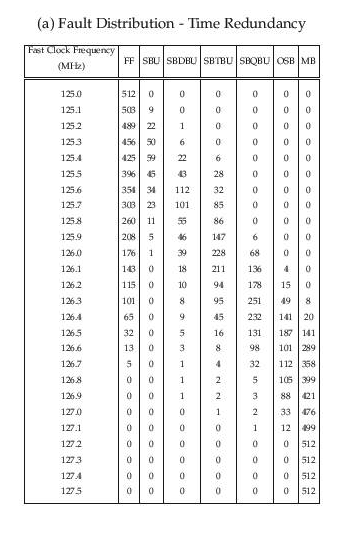
#> input picture img/neg1.png, 350 x 542 px; its folder holds only this picture in this run
$ python shape.py ../img/neg1.png   (Python 2 division)
#> lines starting #> are read from the running program, lines starting #| are printed output that depends on the picture; after the words box and inside, x2 and y2 are one past the last pixel; in counts of white or black regions, pixels touching at a corner belong together
import numpy as np
import cv2
from scipy import stats

import sys
fname = sys.argv[1]
img1 = cv2.imread(fname)
#> img1 is the input picture: shape (542, 350, 3); min 7, max 255, mean 241.5
gray = cv2.imread(fname, 0)
#> gray: shape (542, 350); min 7, max 255, mean 241.5
hsv = cv2.cvtColor(img1, cv2.COLOR_BGR2HSV)
#> hsv: shape (542, 350, 3); mean H, S, V 0, 0, 241.5


ret,thresh = cv2.threshold(gray,110,255,1)
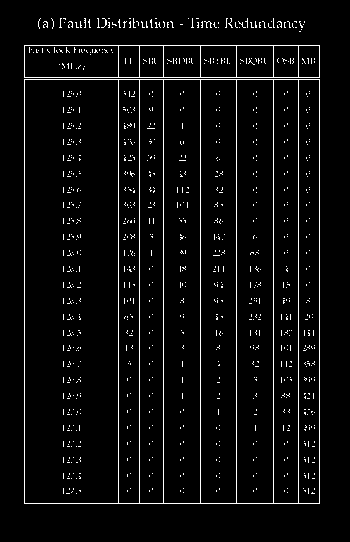
#> thresh: shape (542, 350); 4.3% white in thin lines or dots, all inside (x1, y1, x2, y2) = (24, 18, 320, 504)


img = cv2.medianBlur(gray,5)
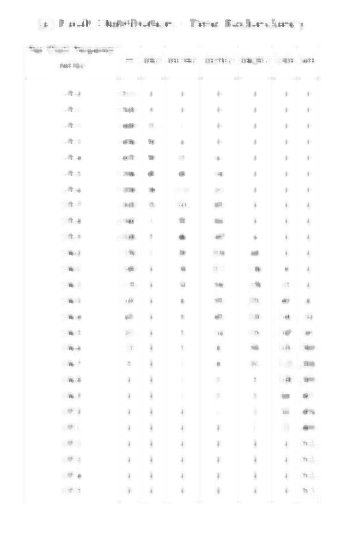
#> img: shape (542, 350); min 107, max 255, mean 252.3

ret,th1 = cv2.threshold(img,127,255,cv2.THRESH_BINARY)
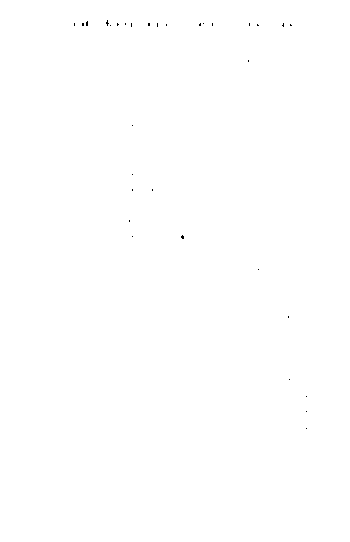
#> th1: shape (542, 350); 99.9% white; black in thin lines or dots, all inside (x1, y1, x2, y2) = (74, 20, 307, 429)
th2 = cv2.adaptiveThreshold(img,255,cv2.ADAPTIVE_THRESH_MEAN_C, cv2.THRESH_BINARY,11,2)
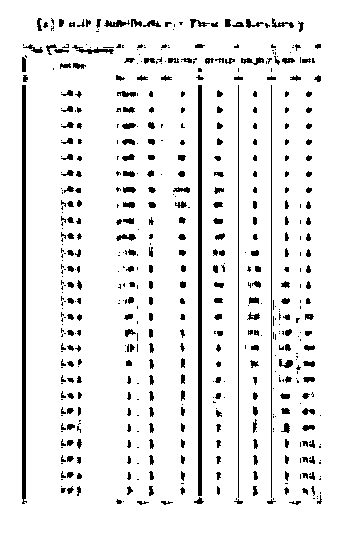
#> th2: shape (542, 350); 92.1% white; 557 black regions (278 under 20 px), largest, box (x1, y1, x2, y2) and area: (22, 85, 27, 504) 1668, (198, 85, 202, 496) 1644, (238, 85, 239, 498) 413
th3 = cv2.adaptiveThreshold(img,255,cv2.ADAPTIVE_THRESH_GAUSSIAN_C, cv2.THRESH_BINARY,11,2)
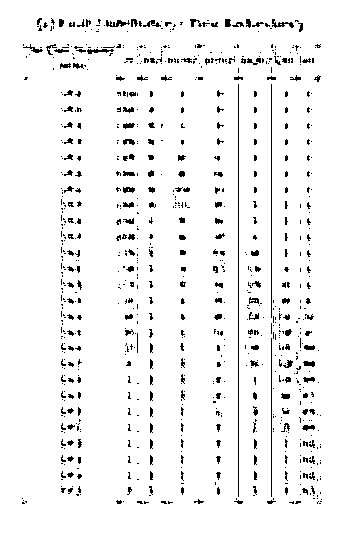
#> th3: shape (542, 350); 95% white; black in thin lines or dots, all inside (x1, y1, x2, y2) = (22, 18, 322, 504)


thresh = th3
contours,h = cv2.findContours(thresh,1,2)
#> contours = 943 contours, 632 with area under 20; largest, box (x1, y1, x2, y2) and area: (0, 0, 350, 542) 188809, (237, 83, 240, 498) 826, (270, 83, 273, 319) 468, (270, 337, 273, 498) 318, (105, 19, 131, 28) 134; h = 943 rows, first 6: [1, -1, -1, -1], [2, 0, -1, -1], [3, 1, -1, -1], [4, 2, -1, -1], [5, 3, -1, -1], [6, 4, -1, -1]

plots = {}


hdelta = 12
def getKey(clr):
    for k in plots.keys():
        if abs(k - clr) < hdelta:
            return k
    return clr

def dcnt(cnts):

    # global img1
    # img1 = img1.copy()
    img1 = cv2.imread(fname)
    for cnt in cnts:
        cv2.drawContours(img1,[cnt],0,(56,122,123),4)

    cv2.imshow("img", img1)
    cv2.waitKey(0)
    cv2.destroyAllWindows()

for cnt in contours:
    approx = cv2.approxPolyDP(cnt,0.1*cv2.arcLength(cnt,True),True)

    cnt = cnt.reshape(cnt.shape[0], 1, cnt.shape[2])
    rect = cv2.boundingRect(cnt)

    clrs = []

    hs = []
    for i in range(rect[1], rect[1] + rect[3]):
        for j in range(rect[0], rect[0] + rect[2]):
            if cv2.pointPolygonTest(cnt, (i,j), False):
                if hsv[i][j][2] < 100:
                    continue
                if hsv[i][j][1] < 100 and hsv[i][j][2] > 250 :
                    continue
                hs.append(hsv[i][j][0])

    if len(hs) <= 0:
        continue

    clrMode = stats.mode(hs)
    clr = int(clrMode[0])
    if clrMode[1] > 1:
        print clrMode

    # cv2.drawContours(img1,[cnt],0,(56,0,int(clrMode[0])),4)

    k = getKey(clr)

    if k not in plots.keys():
        plots[k] = []

    plots[k].append(cnt)
#> this loop made 943 passes
#> (approx, rect, clrMode) on passes 1 to 3: ([[318, 503], [319, 502], [321, 503], [320, 504]], (318, 502, 4, 3), (0, 3)), ([[316, 502], [317, 501], [318, 503], [317, 504]], (316, 501, 3, 4), (0, 1)), ([[21, 502], [23, 501], [25, 503], [22, 504]], (21, 501, 5, 4), (0, 5))
#| ModeResult(mode=0, count=3)
#| ModeResult(mode=0, count=5)
#| ModeResult(mode=0, count=3)
#| ModeResult(mode=0, count=8)
#| ModeResult(mode=0, count=8)
#| ModeResult(mode=0, count=8)
#| ModeResult(mode=0, count=8)
#| ModeResult(mode=0, count=8)
#> (further printed lines are left out)
#> after the loop, plots = 1 item

    # [20 lines of commented-out code are left out]


import ipdb; ipdb.set_trace()
def onmouse(event,x,y,flags,param):
    if( event == cv2.EVENT_MOUSEMOVE ) :
        return
    print x, y
    print hsv[y][x] # / 256.0) * 360.0
    # print (cv2.resize(hsv, (2000,1000))[y][x])# / 256.0) * 360.0

import matplotlib.pyplot as plt
# [4 lines of commented-out code are left out]
cv2.imshow("img", img1)
cv2.setMouseCallback('img',onmouse)
cv2.waitKey(0)
cv2.destroyAllWindows()
